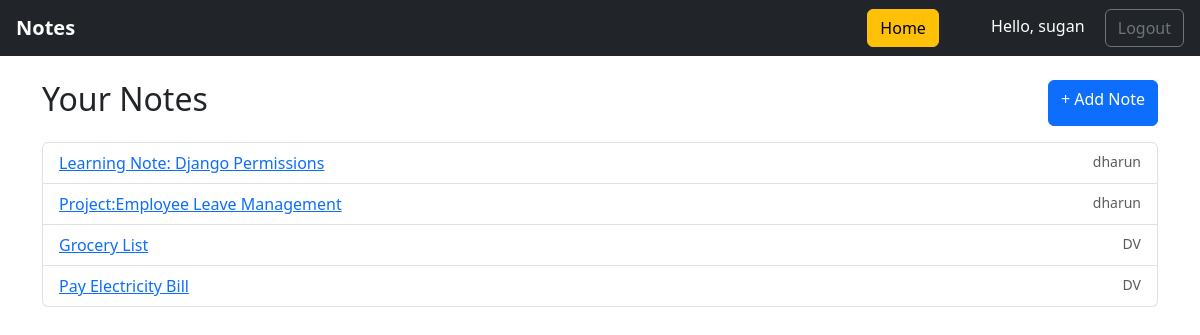
Screenshot of /notes/ (signed in) with the database file from the repository.
### notes/models.py (models this page shows, shortened)
class Note(models.Model):
    title = models.CharField(max_length=200)
    content = models.TextField()
    owner = models.ForeignKey(settings.AUTH_USER_MODEL, on_delete=models.CASCADE)

### notes/views.py (the view)
# urls.py: path('', NoteListView.as_view(), name='note-list'),
class NoteListView(LoginRequiredMixin, ListView):
    model = Note
    template_name = "notes/note_list.html"
    context_object_name = "notes"
    def get_queryset(self):
        if self.request.user.is_superuser:
            return Note.objects.all()
        return Note.objects.filter(owner=self.request.user)

### notes/templates/notes/note_list.html
{% extends "notes/base.html" %}
{% block content %}
<div class="d-flex justify-content-between mb-3">
  <h2>Your Notes</h2>
  <a href="{% url 'note-create' %}" class="btn btn-primary">+ Add Note</a>
</div>
<ul class="list-group">
  {% for note in notes %}
  <li class="list-group-item d-flex justify-content-between">
    <a href="{% url 'note-detail' note.pk %}">{{ note.title }}</a>
    <small class="text-muted">{{ note.owner.username }}</small>
  </li>
  {% empty %}
  <li class="list-group-item text-muted">No notes yet.</li>
  {% endfor %}
</ul>
{% endblock %}

### notes/templates/notes/base.html (shortened to what this page needs)
<!DOCTYPE html>
<html>
<head>
  <link rel="stylesheet" href="https://cdn.jsdelivr.net/npm/bootstrap@5.3.3/dist/css/bootstrap.min.css">
</head>
<body>
<nav class="navbar navbar-dark bg-dark mb-4 px-3">
  <a class="navbar-brand fw-bold" href="{% url 'note-list' %}">Notes</a>
  <div>
    {% if user.is_authenticated %}
    <a class="btn btn-warning me-5" href="{% url 'home' %}">Home</a>
      <span class="me-3 text-white">Hello, {{ user.username }}</span>
      <form action="{% url 'logout' %}" method="post" style="display:inline;">
    <button type="submit" class="btn btn-outline-secondary">Logout</button>
</form>
    {% else %}
      <a class="btn btn-primary text-white" href="{% url 'login' %}">Login</a>
    {% endif %}
  </div>
</nav>
<div class="container">
  {% block content %}{% endblock %}
</div>
</body>
</html>

### rows the page displays
Note: title "Learning Note: Django Permissions", owner.username "dharun"
Note: title "Project:Employee Leave Management", owner.username "dharun"
Note: title "Grocery List", owner.username "DV"
Note: title "Pay Electricity Bill", owner.username "DV"

### other values shown
{{ user.username }} "sugan"
